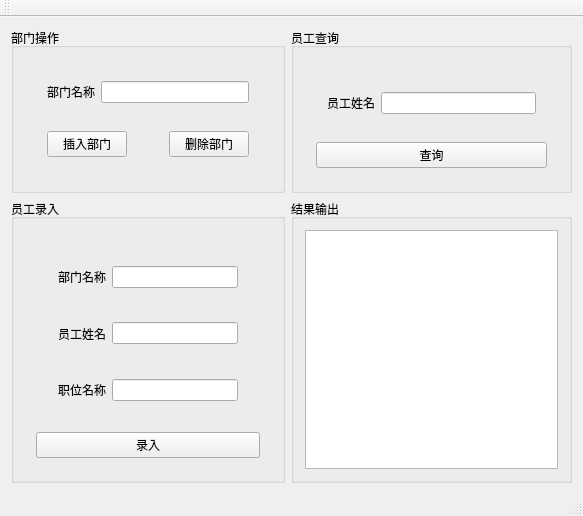
<?xml version="1.0" encoding="UTF-8"?>
<ui version="4.0">
 <class>MainWindow</class>
 <widget class="QMainWindow" name="MainWindow">
  <property name="geometry">
   <rect>
    <x>0</x>
    <y>0</y>
    <width>583</width>
    <height>516</height>
   </rect>
  </property>
  <property name="windowTitle">
   <string>MainWindow</string>
  </property>
  <widget class="QWidget" name="centralWidget">
   <layout class="QGridLayout" name="gridLayout_2">
    <item row="0" column="0">
     <widget class="QGroupBox" name="groupBox">
      <property name="title">
       <string>部门操作</string>
      </property>
      <layout class="QHBoxLayout" name="horizontalLayout_3">
       <item>
        <widget class="QWidget" name="widget_3" native="true">
         <layout class="QGridLayout" name="gridLayout">
          <item row="0" column="0">
           <widget class="QWidget" name="widget" native="true">
            <layout class="QHBoxLayout" name="horizontalLayout">
             <item>
              <widget class="QLabel" name="label">
               <property name="text">
                <string>部门名称</string>
               </property>
              </widget>
             </item>
             <item>
              <widget class="QLineEdit" name="lineEdit_inputDepartment"/>
             </item>
            </layout>
           </widget>
          </item>
          <item row="1" column="0">
           <widget class="QWidget" name="widget_2" native="true">
            <layout class="QHBoxLayout" name="horizontalLayout_2">
             <item>
              <widget class="QPushButton" name="pushButton_insertDepartment">
               <property name="text">
                <string>插入部门</string>
               </property>
              </widget>
             </item>
             <item>
              <spacer name="horizontalSpacer">
               <property name="orientation">
                <enum>Qt::Horizontal</enum>
               </property>
               <property name="sizeHint" stdset="0">
                <size>
                 <width>40</width>
                 <height>20</height>
                </size>
               </property>
              </spacer>
             </item>
             <item>
              <widget class="QPushButton" name="pushButton_deleteDepartment">
               <property name="text">
                <string>删除部门</string>
               </property>
              </widget>
             </item>
            </layout>
           </widget>
          </item>
         </layout>
        </widget>
       </item>
      </layout>
     </widget>
    </item>
    <item row="0" column="1">
     <widget class="QGroupBox" name="groupBox_3">
      <property name="title">
       <string>员工查询</string>
      </property>
      <layout class="QVBoxLayout" name="verticalLayout_5">
       <item>
        <widget class="QWidget" name="widget_10" native="true">
         <layout class="QVBoxLayout" name="verticalLayout_4">
          <item>
           <widget class="QWidget" name="widget_9" native="true">
            <layout class="QHBoxLayout" name="horizontalLayout_7">
             <item>
              <widget class="QLabel" name="label_5">
               <property name="text">
                <string>员工姓名</string>
               </property>
              </widget>
             </item>
             <item>
              <widget class="QLineEdit" name="lineEdit_inputStaff_query"/>
             </item>
            </layout>
           </widget>
          </item>
          <item>
           <widget class="QPushButton" name="pushButton_query">
            <property name="text">
             <string>查询</string>
            </property>
           </widget>
          </item>
         </layout>
        </widget>
       </item>
      </layout>
     </widget>
    </item>
    <item row="1" column="0">
     <widget class="QGroupBox" name="groupBox_2">
      <property name="title">
       <string>员工录入</string>
      </property>
      <layout class="QVBoxLayout" name="verticalLayout_3">
       <item>
        <widget class="QWidget" name="widget_8" native="true">
         <layout class="QVBoxLayout" name="verticalLayout_2">
          <item>
           <widget class="QWidget" name="widget_7" native="true">
            <layout class="QVBoxLayout" name="verticalLayout">
             <item>
              <widget class="QWidget" name="widget_4" native="true">
               <layout class="QHBoxLayout" name="horizontalLayout_4">
                <item>
                 <widget class="QLabel" name="label_2">
                  <property name="text">
                   <string>部门名称</string>
                  </property>
                 </widget>
                </item>
                <item>
                 <widget class="QLineEdit" name="lineEdit_inputDepartment_staff"/>
                </item>
               </layout>
              </widget>
             </item>
             <item>
              <widget class="QWidget" name="widget_5" native="true">
               <layout class="QHBoxLayout" name="horizontalLayout_5">
                <item>
                 <widget class="QLabel" name="label_3">
                  <property name="text">
                   <string>员工姓名</string>
                  </property>
                 </widget>
                </item>
                <item>
                 <widget class="QLineEdit" name="lineEdit_inputStaff_insert"/>
                </item>
               </layout>
              </widget>
             </item>
             <item>
              <widget class="QWidget" name="widget_6" native="true">
               <layout class="QHBoxLayout" name="horizontalLayout_6">
                <item>
                 <widget class="QLabel" name="label_4">
                  <property name="text">
                   <string>职位名称</string>
                  </property>
                 </widget>
                </item>
                <item>
                 <widget class="QLineEdit" name="lineEdit_inputJob"/>
                </item>
               </layout>
              </widget>
             </item>
            </layout>
           </widget>
          </item>
          <item>
           <widget class="QPushButton" name="pushButton_insertStaff">
            <property name="text">
             <string>录入</string>
            </property>
           </widget>
          </item>
         </layout>
        </widget>
       </item>
      </layout>
     </widget>
    </item>
    <item row="1" column="1">
     <widget class="QGroupBox" name="groupBox_4">
      <property name="title">
       <string>结果输出</string>
      </property>
      <layout class="QVBoxLayout" name="verticalLayout_6">
       <item>
        <widget class="QTextEdit" name="textEdit_output"/>
       </item>
      </layout>
     </widget>
    </item>
   </layout>
   <zorder>groupBox</zorder>
   <zorder>groupBox_2</zorder>
   <zorder>groupBox_3</zorder>
   <zorder>groupBox_4</zorder>
  </widget>
  <widget class="QMenuBar" name="menuBar">
   <property name="geometry">
    <rect>
     <x>0</x>
     <y>0</y>
     <width>583</width>
     <height>26</height>
    </rect>
   </property>
  </widget>
  <widget class="QToolBar" name="mainToolBar">
   <attribute name="toolBarArea">
    <enum>TopToolBarArea</enum>
   </attribute>
   <attribute name="toolBarBreak">
    <bool>false</bool>
   </attribute>
  </widget>
  <widget class="QStatusBar" name="statusBar"/>
 </widget>
 <layoutdefault spacing="6" margin="11"/>
 <resources/>
 <connections/>
</ui>
